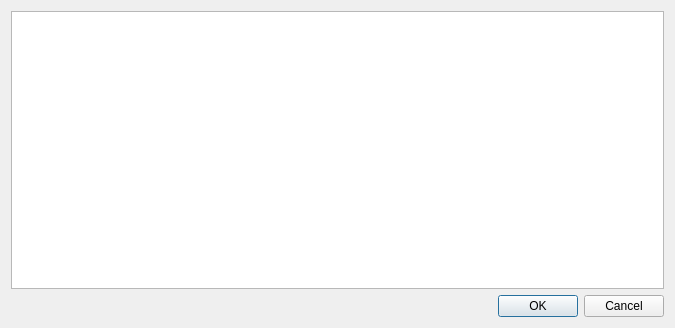
<?xml version="1.0" encoding="UTF-8"?>
<ui version="4.0">
 <class>PgExportAddPrmDlg</class>
 <widget class="QDialog" name="PgExportAddPrmDlg">
  <property name="geometry">
   <rect>
    <x>0</x>
    <y>0</y>
    <width>675</width>
    <height>328</height>
   </rect>
  </property>
  <property name="windowTitle">
   <string>Дополнительные параметры</string>
  </property>
  <layout class="QVBoxLayout" name="verticalLayout">
   <item>
    <widget class="QTreeView" name="treeView"/>
   </item>
   <item>
    <widget class="QDialogButtonBox" name="buttonBox">
     <property name="orientation">
      <enum>Qt::Horizontal</enum>
     </property>
     <property name="standardButtons">
      <set>QDialogButtonBox::Cancel|QDialogButtonBox::Ok</set>
     </property>
    </widget>
   </item>
  </layout>
 </widget>
 <resources/>
 <connections>
  <connection>
   <sender>buttonBox</sender>
   <signal>accepted()</signal>
   <receiver>PgExportAddPrmDlg</receiver>
   <slot>accept()</slot>
   <hints>
    <hint type="sourcelabel">
     <x>248</x>
     <y>254</y>
    </hint>
    <hint type="destinationlabel">
     <x>157</x>
     <y>274</y>
    </hint>
   </hints>
  </connection>
  <connection>
   <sender>buttonBox</sender>
   <signal>rejected()</signal>
   <receiver>PgExportAddPrmDlg</receiver>
   <slot>reject()</slot>
   <hints>
    <hint type="sourcelabel">
     <x>316</x>
     <y>260</y>
    </hint>
    <hint type="destinationlabel">
     <x>286</x>
     <y>274</y>
    </hint>
   </hints>
  </connection>
 </connections>
</ui>
